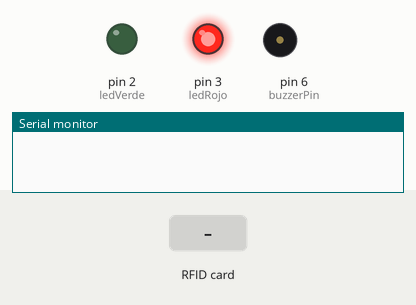
This sketch was run on a simulated Arduino Uno, built with avr-gcc and run on an emulated ATmega328P. On the bench: output pins drawn as LEDs (lit = HIGH), buzzer (waves = sounding), the last lines printed to the serial monitor. Inputs (shaded band) come from the test bench. Pins used as bus, display or sensor lines are not drawn.

Above: at 1.2 s.
1.3 s: RFID card 39 EB E4 A3 held to the reader
At 2.0 s:
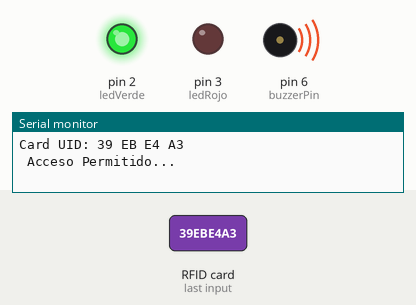
2.8 s: RFID card 5E 7A 19 C4 held to the reader
At 6.1 s:
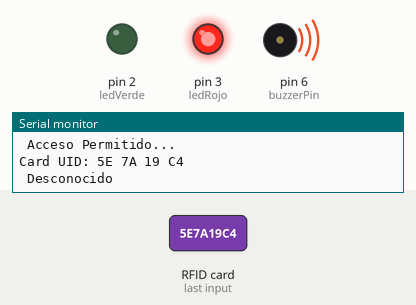
Timing chart, 0 to 7.8 s (numbered marks = the images above; inputs shaded):
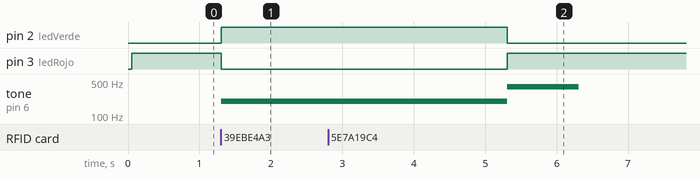

Measured:
- after the input at 1.3 s, pin 2 (ledVerde): LOW → HIGH at once; pin 3 (ledRojo): HIGH → LOW at once; tone on pin 6 (buzzerPin): silent → 200 Hz at once
- after the input at 2.8 s, tone on pin 6 (buzzerPin): 200 Hz → 400 Hz after 2.5 s, → silent 1.0 s later

The sketch:

Practica_4.ino
```cpp
/*

   Fundacion Kinal
   Centro educativo tecnico laboral Kinal
   Quinto perito
   Quinto electronica
   Codigo Tecnico: EB5AM / EB5AV
   Curso: Taller de electronica digital y reparacion de computadoras I
   Proyecto: Practica No. 4 3er Bimestre
   Dev: Josivar Sebastian Rayjam Alva López
   Fecha: 26 de julio.
   link de la simulacion: https:
   */

#include <SPI.h>
#include <MFRC522.h>

#define RST_PIN   9
#define SS_PIN    10
#define ledVerde  2
#define ledRojo   3
#define buzzerPin 6

MFRC522 mfrc522(SS_PIN, RST_PIN);
MFRC522::MIFARE_Key key;

byte tagActual[4];
byte tagConocido[4] = {0x39, 0xEB, 0xE4, 0xA3};  // UID conocido

void setup() {
  Serial.begin(9600);
  while (!Serial);
  SPI.begin();
  mfrc522.PCD_Init();
  pinMode(ledVerde, OUTPUT);
  pinMode(ledRojo, OUTPUT);
  pinMode(buzzerPin, OUTPUT);

  // Inicializa todos los LEDs
  digitalWrite(ledRojo, HIGH); // Rojo encendido por defecto
  digitalWrite(ledVerde, LOW);
}

void loop() {
  if (!mfrc522.PICC_IsNewCardPresent())
    return;

  if (!mfrc522.PICC_ReadCardSerial())
    return;

  Serial.print(F("Card UID:"));
  dump_byte_array(mfrc522.uid.uidByte, mfrc522.uid.size);
}

void dump_byte_array(byte *buffer, byte bufferSize) {
  for (byte i = 0; i < bufferSize; i++) {
    Serial.print(buffer[i] < 0x10 ? " 0" : " ");
    Serial.print(buffer[i], HEX);
    tagActual[i] = buffer[i];
  }
  Serial.println(); // Nueva línea para claridad en el monitor serial

  if (compararArray(tagActual, tagConocido)) {
    Serial.println(" Acceso Permitido...");
    digitalWrite(ledVerde, HIGH);
    digitalWrite(ledRojo, LOW);
    tone(buzzerPin, 200);
    delay(4000);
    noTone(buzzerPin);
    digitalWrite(ledVerde, LOW);
    digitalWrite(ledRojo, HIGH); // Volver a rojo después del acceso permitido
  }
  else {
    Serial.println(" Desconocido");
    digitalWrite(ledVerde, LOW);
    digitalWrite(ledRojo, HIGH); // Rojo encendido para tarjeta desconocida
    tone(buzzerPin, 400);
    delay(1000);
    noTone(buzzerPin);
  }
}

boolean compararArray(byte array1[], byte array2[]) {
  for (byte i = 0; i < 4; i++) {
    if (array1[i] != array2[i]) return false;
  }
  return true;
}
```
